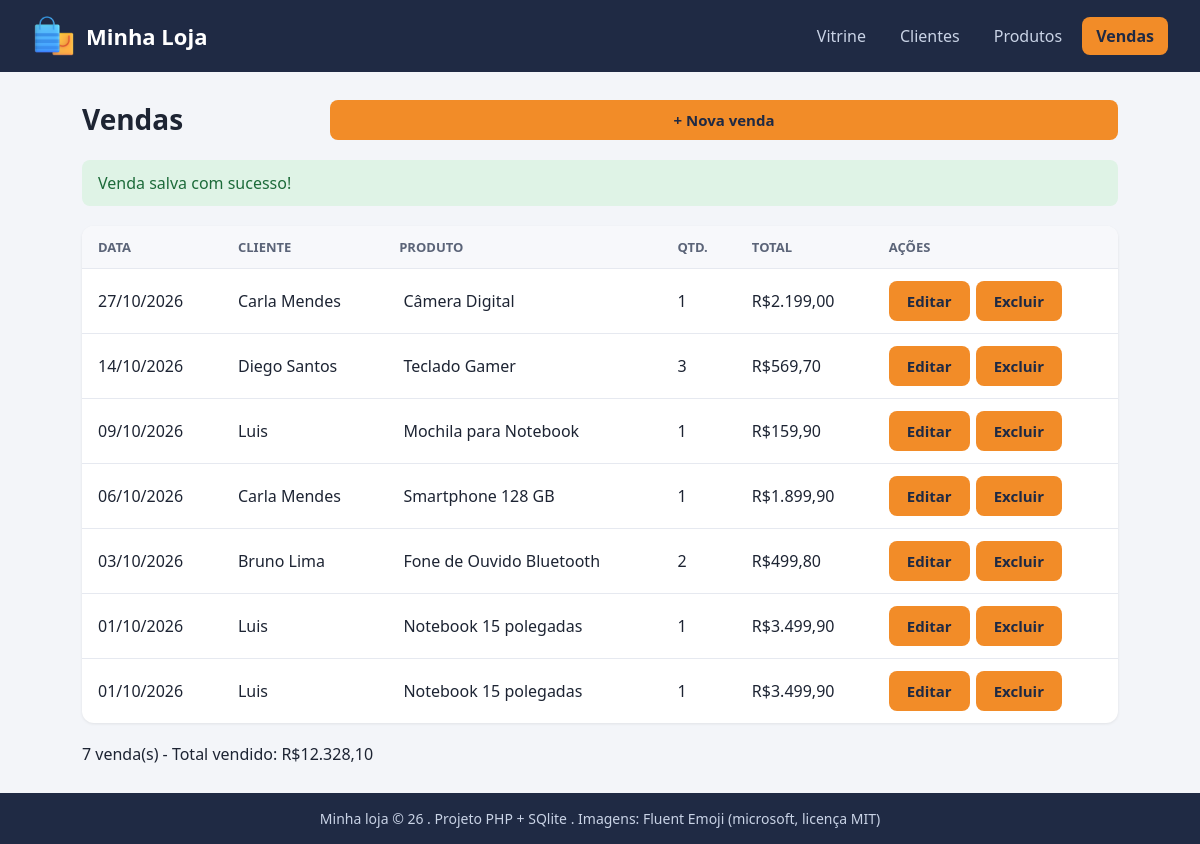
Page /vendas.php?msg=salvo on the committed database.
### tables this page shows
CREATE TABLE "cliente" (
	"id"	INTEGER,
	"nome"	TEXT NOT NULL,
	"email"	TEXT,
	"telefone"	TEXT,
	"cidade"	TEXT,
	PRIMARY KEY("id" AUTOINCREMENT)
);

### funcoes.php (called while the page is built, shortened)
<?php
function dinheiro($valor) {
    return 'R$' . number_format($valor, 2, ',','.');
}
function data_br($data) {
    $partes = explode('-', $data);
    return $partes[2] . '/' . $partes[1] . '/' . $partes[0];
}

### vendas.php (the view, shortened to what this page needs)
<?php
include 'conexao.php';
include 'funcoes.php';
$sql = 'SELECT venda.*, cliente.nome AS cliente, produto.nome AS produto, produto.imagem
        FROM venda
        JOIN cliente ON cliente.id = venda.cliente_id
        JOIN produto ON produto.id = venda.produto_id
        ORDER BY venda.data_venda DESC, venda.id DESC';
$vendas = $pdo->query($sql)->fetchAll();
$total_geral = 0;
foreach ($vendas as $venda) {
    $total_geral = $total_geral + $venda['valor_total'];
}
$msg = '';
if (isset($_GET['msg'])) {
    $msg = $_GET['msg'];
}
$pagina = "vendas.php";
include 'topo.php';
?>
<div class="titulo-pagina">
    <h1>Vendas</h1>
    <a href="venda_form.php" class="botao">+ Nova venda</a>
</div>
<?php if ($msg == 'salvo') { ?>
    <div class="aviso">Venda salva com sucesso!</div>
<?php } ?>
<div class="tabela">
    <table>
        <tr>
            <th>Data</th>
            <th>Cliente</th>
            <th>Produto</th>
            <th>Qtd.</th>
            <th>Total</th>
            <th>Ações</th>
        </tr>
        <?php foreach ($vendas as $venda) { ?>
            <tr>
                <td><?= data_br($venda['data_venda']) ?></td>
                <td><?= $venda['cliente'] ?></td>
                <td>
                    <div class="produto-celula">
                        <?= $venda['produto'] ?>
                    </div>
                </td>
                <td><?= $venda['quantidade'] ?></td>
                <td><?= dinheiro($venda['valor_total']) ?></td>
                <td>
                    <div class="acoes-tabela">
                        <a href="venda_form.php?id=<?= $venda['id'] ?>" class="botao pequeno">Editar</a>
                        <a href="venda_excluir.php?id=<?= $venda['id'] ?>" class="botao pequeno perigo">Excluir</a>
                    </div>
                </td>
            </tr>
        <?php } ?>
    </table>
</div>
<div class="total-geral">
    <?= count($vendas) ?> venda(s) - Total vendido: <?= dinheiro($total_geral) ?>
</div>
<?php include "rodape.php"; ?>

### topo.php (shortened to what this page needs)
<?php
$menu = [
    'index.php' => 'Vitrine',
    'clientes.php' => 'Clientes',
    'produtos.php' => 'Produtos',
    'vendas.php' => 'Vendas',
];
?>
<!DOCTYPE html>
<html lang="pt-br">
<head>
    <link rel="stylesheet" href="assets/css/estilo.css">
</head>
<body>
    <div class="pagina">
        <div class="topo">
            <a href="index.php" class="logo">
                <img src="assets/imagens/logo.png" alt="Logo da loja">
                Minha Loja
            </a>
        <div class="menu">
            <?php foreach ($menu as $arquivo => $texto) {
                $classe = '';
                if ($arquivo == $pagina) {
                    $classe = 'ativo';
                    }
                ?>
            <a href="<?= $arquivo ?>" class="<?= $classe ?>"><?= $texto ?></a>
            <?php } ?>
        </div>
        </div>
    <div class="conteudo">

### rodape.php
</div>
<div class="rodape">
    Minha loja &copy; <?= date('y') ?> . Projeto PHP + SQlite . Imagens: Fluent Emoji (microsoft, licença MIT)
</div>
</div>
</body>
</html>

### assets/css/estilo.css (style rules this page uses)
* { box-sizing: border-box; }
body { margin: 0; background: #f3f5f9; color: #1d2433; font-family: "Segoe UI", Arial, sans-serif; font-size: 16px; }
.pagina { display: grid; grid-template-rows: auto 1fr auto; min-height: 100vh; }
.topo { display: grid; grid-template-columns: auto 1fr; align-items: center; gap: 24px; padding: 14px 32px; background: #1f2a44; }
.logo { display: grid; grid-template-columns: 44px auto; align-items: center; gap: 10px; color: #ffffff; font-size: 22px; font-weight: bold; text-decoration: none; }
.logo img { width: 44px; height: 44px; }
.menu { display: grid; grid-auto-flow: column; justify-content: end; gap: 6px; }
.menu a { padding: 8px 14px; border-radius: 8px; color: #c9d3e6; text-decoration: none; }
.menu a.ativo { background: #f28c28; color: #1f2a44; font-weight: bold; }
.conteudo { display: grid; align-content: start; gap: 20px; width: 100%; max-width: 1100px; margin: 0 auto; padding: 28px 32px; }
h1 { margin: 0; font-size: 28px; }
.rodape { padding: 16px 32px; background: #1f2a44; color: #c9d3e6; font-size: 14px; text-align: center; }
.botao { display: inline-block; padding: 10px 18px; border: 0; border-radius: 8px; background: #f28c28; color: #1f2a44; font-family: inherit; font-size: 15px; font-weight: bold; text-align: center; text-decoration: none; cursor: pointer; }
.titulo-pagina { display: grid; grid-template-columns: 240px auto; gap: 8px; }
.aviso { padding: 12px 16px; border-radius: 8px; background: #dff3e6; color: #1d6b3a; }
.tabela { overflow-x: auto; border-radius: 12px; background: #ffffff; box-shadow: 0 1px 3px rgba(0, 0, 0, 0.08); }
table { width: 100%; border-collapse: collapse; }
th, td { padding: 12px 16px; border-bottom: 1px solid #e6e9f0; text-align: left; }
th { background: #f7f8fb; color: #5b6478; font-size: 13px; text-transform: uppercase; }
tr:last-child td { border-bottom: 0; }
.acoes-tabela { display: grid; grid-auto-flow: column; justify-content: start; gap: 6px; }

### rows in the picture
cliente: data_venda "27/10/2026", nome "Carla Mendes", produto "Câmera Digital", quantidade "1", valor_total "R$2.199,00", data_venda "06/10/2026", produto "Smartphone 128 GB", valor_total "R$1.899,90"
cliente: data_venda "14/10/2026", nome "Diego Santos", produto "Teclado Gamer", quantidade "3", valor_total "R$569,70"
cliente: data_venda "09/10/2026", nome "Luis", produto "Mochila para Notebook", quantidade "1", valor_total "R$159,90", data_venda "01/10/2026", produto "Notebook 15 polegadas", valor_total "R$3.499,90"
cliente: data_venda "03/10/2026", nome "Bruno Lima", produto "Fone de Ouvido Bluetooth", quantidade "2", valor_total "R$499,80"

### other values in the picture
$texto "Vitrine"
$texto "Clientes"
$texto "Produtos"
$texto "Vendas"
count($vendas) "7"
dinheiro($total_geral) "R$12.328,10"
